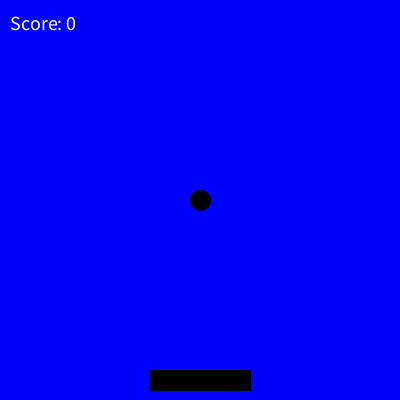
Frame 1 (no input)
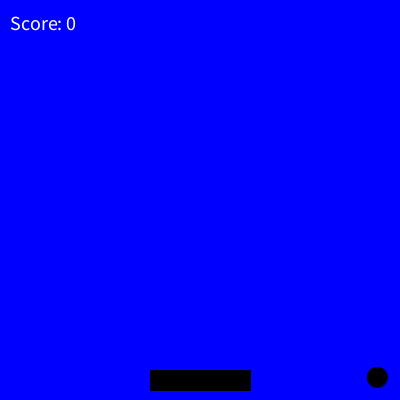
Frame 60 (the mouse pressed at the canvas centre just before this capture)
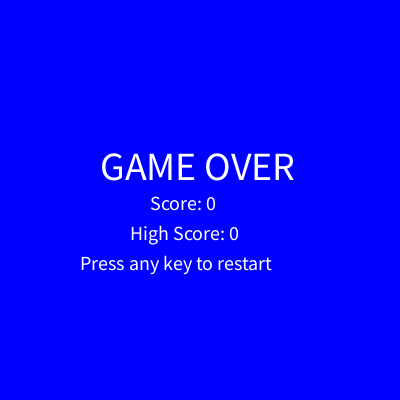
Frame 120 (the mouse held since frame 60 and released just before this capture)

The Processing sketch that drew these frames (run headless with seeded random() and noise(); from frame 60 on, the mouse is pressed at the canvas centre):

// Processing sketch: pong_3
// ── pong_3.pde
int barX;
int barY;
int barWidth = 100;
int barHeight = 20;
int barSpeed = 5;

float ballX, ballY;
float ballSpeedX = 3;
float ballSpeedY = 3;
float ballSize = 20;

int score = 0;
int highScore = 0;
boolean isPaused = false;
boolean isGameOver = false;

void setup() {
  size(400, 400);
  barY = height - barHeight - 10;
  barX = width / 2 - barWidth / 2;
  ballX = width / 2;
  ballY = height / 2;
}

void draw() {
  background(0, 0, 255);

  if (isGameOver) {
    displayGameOver();
  } else {
    drawBar();
    moveBar();
    drawBall();
    if (!isPaused) {
      moveBall();
    }
    displayScore();
  }
}

void displayScore() {
  fill(255);
  textSize(20);
  text("Score: " + score, 10, 30);

  if (isPaused) {
    textSize(40);
    text("PAUSED", width / 2 - 70, height / 2);
  }
}

void drawBar() {
  fill(0);
  rect(barX, barY, barWidth, barHeight);
}

void moveBar() {
  if (keyPressed) {
    if (keyCode == LEFT) {
      barX -= barSpeed;
    } else if (keyCode == RIGHT) {
      barX += barSpeed;
    }
  }

  if (barX < 0) {
    barX = 0;
  } else if (barX + barWidth > width) {
    barX = width - barWidth;
  }
}

void drawBall() {
  fill(0, 0, 0);
  ellipse(ballX, ballY, ballSize, ballSize);
}

void moveBall() {
  ballX += ballSpeedX;
  ballY += ballSpeedY;

  if (ballX < 0 || ballX > width) {
    ballSpeedX *= -1;
  }

  if (ballY < 0) {
    ballSpeedY *= -1;
  }

  if (ballY + ballSize / 2 >= barY && ballX > barX && ballX < barX + barWidth) {
    ballSpeedY *= -1;
    ballY = barY - ballSize / 2;
    score++;
    increaseBallSpeed(); // Call to increase ball speed when a point is scored
  }

  if (ballY > height) {
    isGameOver = true;
    if (score > highScore) {
      highScore = score;
    }
  }
}

void increaseBallSpeed() {
  ballSpeedX *= 1.1; // Increase the horizontal speed by 10%
  ballSpeedY *= 1.1; // Increase the vertical speed by 10%
}

void resetGame() {
  score = 0;
  isGameOver = false;
  ballX = width / 2;
  ballY = height / 2;
  ballSpeedX = random(-3, 3);
  ballSpeedY = 3;
}

void displayGameOver() {
  fill(255);
  textSize(40);
  text("GAME OVER", width / 2 - 100, height / 2 - 20);
  textSize(20);
  text("Score: " + score, width / 2 - 50, height / 2 + 10);
  text("High Score: " + highScore, width / 2 - 70, height / 2 + 40);
  text("Press any key to restart", width / 2 - 120, height / 2 + 70);
}

void keyPressed() {
  if (key == ENTER) {
    isPaused = !isPaused;
  } else if (isGameOver) {
    resetGame();
  }
}
